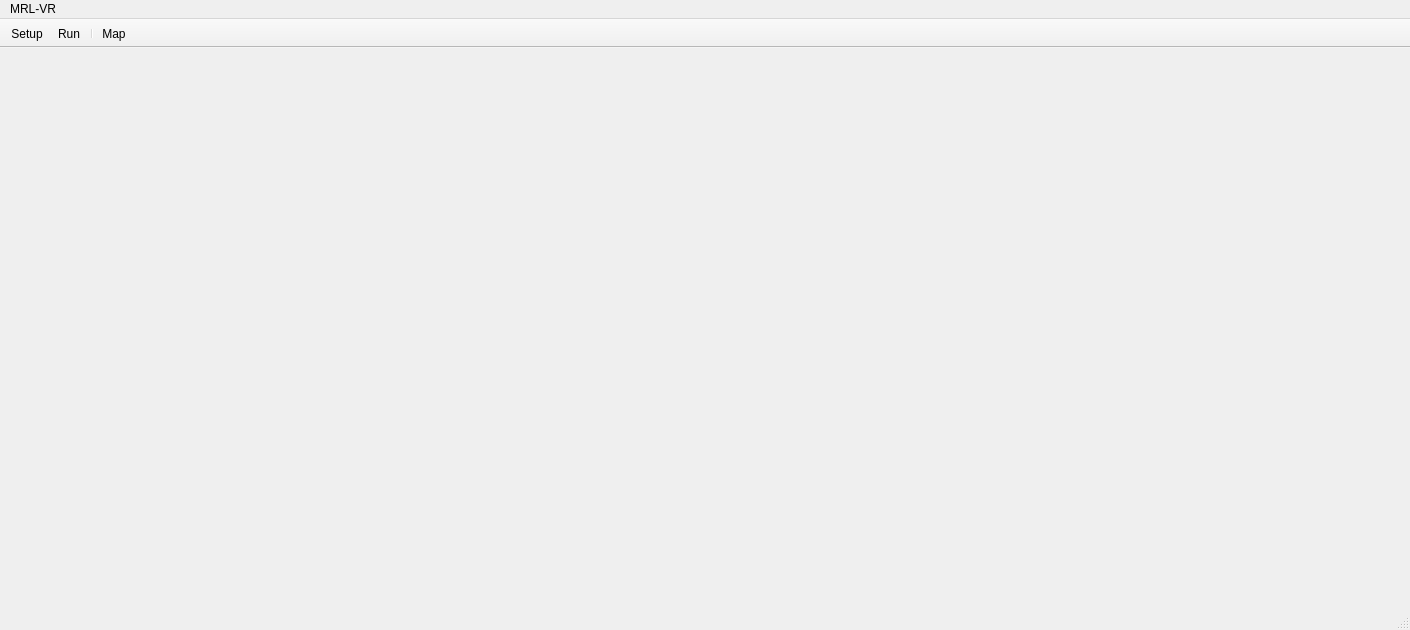
<?xml version="1.0" encoding="UTF-8"?>
<ui version="4.0">
 <class>MainWindow</class>
 <widget class="QMainWindow" name="MainWindow">
  <property name="geometry">
   <rect>
    <x>0</x>
    <y>0</y>
    <width>1410</width>
    <height>630</height>
   </rect>
  </property>
  <property name="windowTitle">
   <string>MRLVR</string>
  </property>
  <widget class="QWidget" name="centralWidget"/>
  <widget class="QMenuBar" name="menuBar">
   <property name="geometry">
    <rect>
     <x>0</x>
     <y>0</y>
     <width>1410</width>
     <height>25</height>
    </rect>
   </property>
   <widget class="QMenu" name="menuMRL_VR">
    <property name="title">
     <string>MRL-VR</string>
    </property>
    <addaction name="actionSetup_New_Run"/>
   </widget>
   <addaction name="menuMRL_VR"/>
  </widget>
  <widget class="QToolBar" name="mainToolBar">
   <property name="movable">
    <bool>false</bool>
   </property>
   <property name="toolButtonStyle">
    <enum>Qt::ToolButtonTextBesideIcon</enum>
   </property>
   <attribute name="toolBarArea">
    <enum>TopToolBarArea</enum>
   </attribute>
   <attribute name="toolBarBreak">
    <bool>false</bool>
   </attribute>
   <addaction name="actionSetup_New_Run"/>
   <addaction name="actionRun"/>
   <addaction name="separator"/>
   <addaction name="actionMap"/>
  </widget>
  <widget class="QStatusBar" name="statusBar"/>
  <action name="actionSetup_New_Run">
   <property name="icon">
    <iconset resource="../resources/mrlres.qrc">
     <normaloff>:/images/robot_yellow.png</normaloff>:/images/robot_yellow.png</iconset>
   </property>
   <property name="text">
    <string>Setup</string>
   </property>
   <property name="toolTip">
    <string>Setup New Run</string>
   </property>
  </action>
  <action name="actionRun">
   <property name="icon">
    <iconset resource="../resources/mrlres.qrc">
     <normaloff>:/images/robot_red.png</normaloff>:/images/robot_red.png</iconset>
   </property>
   <property name="text">
    <string>Run</string>
   </property>
   <property name="toolTip">
    <string>Run</string>
   </property>
  </action>
  <action name="actionMap">
   <property name="checkable">
    <bool>true</bool>
   </property>
   <property name="icon">
    <iconset resource="../resources/mrlres.qrc">
     <normaloff>:/images/robot_silver.png</normaloff>:/images/robot_silver.png</iconset>
   </property>
   <property name="text">
    <string>Map</string>
   </property>
   <property name="toolTip">
    <string>show Map</string>
   </property>
  </action>
 </widget>
 <layoutdefault spacing="6" margin="11"/>
 <resources>
  <include location="../resources/mrlres.qrc"/>
 </resources>
 <connections/>
</ui>
